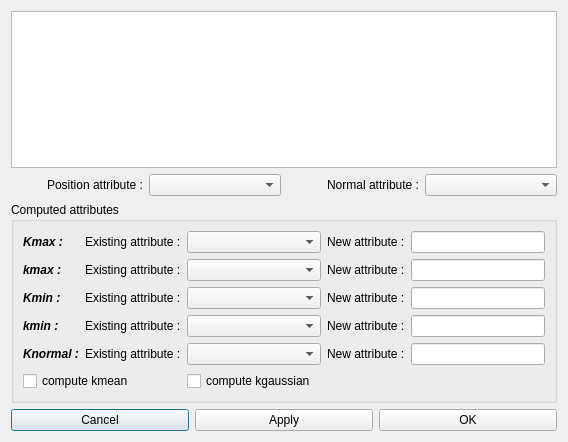
<?xml version="1.0" encoding="UTF-8"?>
<ui version="4.0">
 <class>ComputeCurvatureDialog</class>
 <widget class="QDialog" name="ComputeCurvatureDialog">
  <property name="geometry">
   <rect>
    <x>0</x>
    <y>0</y>
    <width>568</width>
    <height>442</height>
   </rect>
  </property>
  <property name="windowTitle">
   <string>Compute Curvature</string>
  </property>
  <layout class="QGridLayout" name="gridLayout_2">
   <item row="0" column="0">
    <widget class="QListWidget" name="mapList"/>
   </item>
   <item row="1" column="0">
    <layout class="QHBoxLayout" name="horizontalLayout">
     <item>
      <widget class="QLabel" name="label_2">
       <property name="text">
        <string>Position attribute :</string>
       </property>
       <property name="alignment">
        <set>Qt::AlignRight|Qt::AlignTrailing|Qt::AlignVCenter</set>
       </property>
      </widget>
     </item>
     <item>
      <widget class="QComboBox" name="combo_positionAttribute">
       <property name="sizePolicy">
        <sizepolicy hsizetype="Preferred" vsizetype="Fixed">
         <horstretch>0</horstretch>
         <verstretch>0</verstretch>
        </sizepolicy>
       </property>
      </widget>
     </item>
     <item>
      <widget class="QLabel" name="label_14">
       <property name="text">
        <string>Normal attribute :</string>
       </property>
       <property name="alignment">
        <set>Qt::AlignRight|Qt::AlignTrailing|Qt::AlignVCenter</set>
       </property>
      </widget>
     </item>
     <item>
      <widget class="QComboBox" name="combo_normalAttribute">
       <property name="sizePolicy">
        <sizepolicy hsizetype="Preferred" vsizetype="Fixed">
         <horstretch>0</horstretch>
         <verstretch>0</verstretch>
        </sizepolicy>
       </property>
      </widget>
     </item>
    </layout>
   </item>
   <item row="2" column="0">
    <widget class="QGroupBox" name="groupBox">
     <property name="title">
      <string>Computed attributes</string>
     </property>
     <layout class="QGridLayout" name="gridLayout">
      <item row="0" column="0">
       <widget class="QLabel" name="label_4">
        <property name="font">
         <font>
          <weight>75</weight>
          <italic>true</italic>
          <bold>true</bold>
         </font>
        </property>
        <property name="text">
         <string>Kmax :</string>
        </property>
       </widget>
      </item>
      <item row="0" column="1">
       <widget class="QLabel" name="label_3">
        <property name="text">
         <string>Existing attribute :</string>
        </property>
       </widget>
      </item>
      <item row="0" column="2">
       <widget class="QComboBox" name="combo_KmaxAttribute">
        <property name="sizePolicy">
         <sizepolicy hsizetype="Expanding" vsizetype="Fixed">
          <horstretch>0</horstretch>
          <verstretch>0</verstretch>
         </sizepolicy>
        </property>
       </widget>
      </item>
      <item row="0" column="3">
       <widget class="QLabel" name="label">
        <property name="text">
         <string>New attribute :</string>
        </property>
       </widget>
      </item>
      <item row="0" column="4">
       <widget class="QLineEdit" name="KmaxAttributeName"/>
      </item>
      <item row="1" column="0">
       <widget class="QLabel" name="label_10">
        <property name="font">
         <font>
          <weight>75</weight>
          <italic>true</italic>
          <bold>true</bold>
         </font>
        </property>
        <property name="text">
         <string>kmax :</string>
        </property>
       </widget>
      </item>
      <item row="1" column="1">
       <widget class="QLabel" name="label_9">
        <property name="text">
         <string>Existing attribute :</string>
        </property>
       </widget>
      </item>
      <item row="1" column="2">
       <widget class="QComboBox" name="combo_kmaxAttribute">
        <property name="sizePolicy">
         <sizepolicy hsizetype="Expanding" vsizetype="Fixed">
          <horstretch>0</horstretch>
          <verstretch>0</verstretch>
         </sizepolicy>
        </property>
       </widget>
      </item>
      <item row="1" column="3">
       <widget class="QLabel" name="label_8">
        <property name="text">
         <string>New attribute :</string>
        </property>
       </widget>
      </item>
      <item row="1" column="4">
       <widget class="QLineEdit" name="kmaxAttributeName"/>
      </item>
      <item row="2" column="0">
       <widget class="QLabel" name="label_7">
        <property name="font">
         <font>
          <weight>75</weight>
          <italic>true</italic>
          <bold>true</bold>
         </font>
        </property>
        <property name="text">
         <string>Kmin :</string>
        </property>
       </widget>
      </item>
      <item row="2" column="1">
       <widget class="QLabel" name="label_6">
        <property name="text">
         <string>Existing attribute :</string>
        </property>
       </widget>
      </item>
      <item row="2" column="2">
       <widget class="QComboBox" name="combo_KminAttribute">
        <property name="sizePolicy">
         <sizepolicy hsizetype="Expanding" vsizetype="Fixed">
          <horstretch>0</horstretch>
          <verstretch>0</verstretch>
         </sizepolicy>
        </property>
       </widget>
      </item>
      <item row="2" column="3">
       <widget class="QLabel" name="label_5">
        <property name="text">
         <string>New attribute :</string>
        </property>
       </widget>
      </item>
      <item row="2" column="4">
       <widget class="QLineEdit" name="KminAttributeName"/>
      </item>
      <item row="3" column="0">
       <widget class="QLabel" name="label_13">
        <property name="font">
         <font>
          <weight>75</weight>
          <italic>true</italic>
          <bold>true</bold>
         </font>
        </property>
        <property name="text">
         <string>kmin :</string>
        </property>
       </widget>
      </item>
      <item row="3" column="1">
       <widget class="QLabel" name="label_12">
        <property name="text">
         <string>Existing attribute :</string>
        </property>
       </widget>
      </item>
      <item row="3" column="2">
       <widget class="QComboBox" name="combo_kminAttribute">
        <property name="sizePolicy">
         <sizepolicy hsizetype="Expanding" vsizetype="Fixed">
          <horstretch>0</horstretch>
          <verstretch>0</verstretch>
         </sizepolicy>
        </property>
       </widget>
      </item>
      <item row="3" column="3">
       <widget class="QLabel" name="label_11">
        <property name="text">
         <string>New attribute :</string>
        </property>
       </widget>
      </item>
      <item row="3" column="4">
       <widget class="QLineEdit" name="kminAttributeName"/>
      </item>
      <item row="4" column="0">
       <widget class="QLabel" name="label_15">
        <property name="font">
         <font>
          <weight>75</weight>
          <italic>true</italic>
          <bold>true</bold>
         </font>
        </property>
        <property name="text">
         <string>Knormal :</string>
        </property>
       </widget>
      </item>
      <item row="4" column="1">
       <widget class="QLabel" name="label_17">
        <property name="text">
         <string>Existing attribute :</string>
        </property>
       </widget>
      </item>
      <item row="4" column="2">
       <widget class="QComboBox" name="combo_KnormalAttribute">
        <property name="sizePolicy">
         <sizepolicy hsizetype="Expanding" vsizetype="Fixed">
          <horstretch>0</horstretch>
          <verstretch>0</verstretch>
         </sizepolicy>
        </property>
       </widget>
      </item>
      <item row="4" column="3">
       <widget class="QLabel" name="label_16">
        <property name="text">
         <string>New attribute :</string>
        </property>
       </widget>
      </item>
      <item row="4" column="4">
       <widget class="QLineEdit" name="KnormalAttributeName"/>
      </item>
      <item row="5" column="0" colspan="2">
       <widget class="QCheckBox" name="check_computeKmean">
        <property name="text">
         <string>compute kmean</string>
        </property>
       </widget>
      </item>
      <item row="5" column="2" colspan="2">
       <widget class="QCheckBox" name="check_computeKgaussian">
        <property name="text">
         <string>compute kgaussian</string>
        </property>
       </widget>
      </item>
     </layout>
    </widget>
   </item>
   <item row="3" column="0">
    <layout class="QHBoxLayout" name="horizontalLayout_2">
     <item>
      <widget class="QPushButton" name="button_cancel">
       <property name="text">
        <string>Cancel</string>
       </property>
      </widget>
     </item>
     <item>
      <widget class="QPushButton" name="button_apply">
       <property name="text">
        <string>Apply</string>
       </property>
      </widget>
     </item>
     <item>
      <widget class="QPushButton" name="button_ok">
       <property name="text">
        <string>OK</string>
       </property>
      </widget>
     </item>
    </layout>
   </item>
  </layout>
 </widget>
 <resources/>
 <connections>
  <connection>
   <sender>button_ok</sender>
   <signal>clicked()</signal>
   <receiver>ComputeCurvatureDialog</receiver>
   <slot>accept()</slot>
   <hints>
    <hint type="sourcelabel">
     <x>232</x>
     <y>283</y>
    </hint>
    <hint type="destinationlabel">
     <x>140</x>
     <y>156</y>
    </hint>
   </hints>
  </connection>
  <connection>
   <sender>button_cancel</sender>
   <signal>clicked()</signal>
   <receiver>ComputeCurvatureDialog</receiver>
   <slot>reject()</slot>
   <hints>
    <hint type="sourcelabel">
     <x>52</x>
     <y>283</y>
    </hint>
    <hint type="destinationlabel">
     <x>140</x>
     <y>156</y>
    </hint>
   </hints>
  </connection>
 </connections>
</ui>
